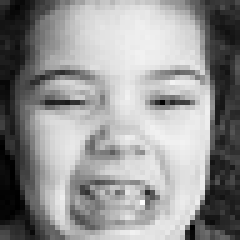
#> input picture dataSet/train/disgust/Training_15104479.jpg, 48 x 48 px (shown 5 times larger); its folder holds only this picture in this run
$ python digust_ganerate.py
#> lines starting #> are read from the running program, lines starting #| are printed output that depends on the picture
#> further down, img is the input picture: shape (48, 48); min 0, max 254, mean 147.6
import cv2
import os
import numpy as np


os.makedirs("dataSet/train/disgust_augmented", exist_ok=True)


def augment_image(img):
    augmented = []
    img = cv2.resize(img, (48, 48))

    augmented.append(cv2.flip(img, 1))

    augmented.append(cv2.GaussianBlur(img, (3, 3), 0))

    augmented.append(cv2.equalizeHist(img))
    bright = cv2.convertScaleAbs(img, alpha=1.2, beta=10)
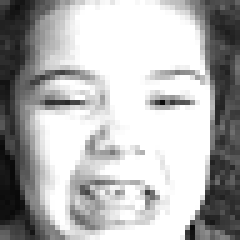
#> bright: shape (48, 48) (shown 5 times larger); min 10, max 255, mean 179.1
    augmented.append(bright)

    for angle in [20, -20]:
        M = cv2.getRotationMatrix2D((24, 24), angle, 1.0)
        rotated = cv2.warpAffine(img, M, (48, 48))
        augmented.append(rotated)
#> this loop made 2 passes
#> pass 1, in augment_image, `rotated = cv2.warpAffine(img, M, (48, 48))`:
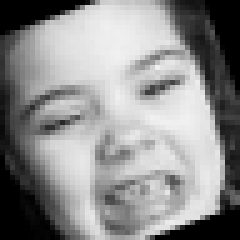
#> rotated: shape (48, 48) (shown 5 times larger); min 0, max 241, mean 140.9
#> pass 2, in augment_image, `rotated = cv2.warpAffine(img, M, (48, 48))`:
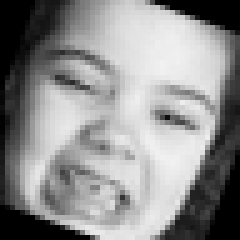
#> rotated: shape (48, 48) (shown 5 times larger); min 0, max 241, mean 141.1
#> after the loop, augmented = 6 items

    return augmented

img_count = 0

for fname in os.listdir("dataSet/train/disgust"):
    path = os.path.join("dataSet/train/disgust", fname)
    img = cv2.imread(path, cv2.IMREAD_GRAYSCALE)

    augmented_imgs = augment_image(img)
#> augmented_imgs = 6 items

    for i, aug in enumerate(augmented_imgs):
        save_path = os.path.join("dataSet/train/disgust_augmented", f"aug_{img_count}_{i}.png")
        cv2.imwrite(save_path, aug)
#> this loop made 6 passes
#> pass 1, `cv2.imwrite(save_path, aug)`:
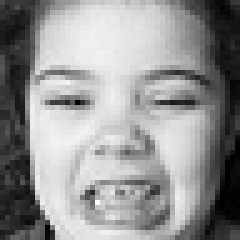
#> saved as aug_0_0.png: shape (48, 48) (shown 5 times larger); min 0, max 254, mean 147.6
#> pass 2, `cv2.imwrite(save_path, aug)`:
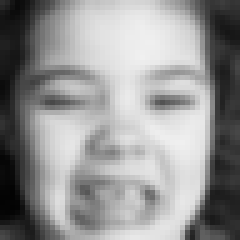
#> saved as aug_0_1.png: shape (48, 48) (shown 5 times larger); min 3, max 240, mean 147.7

    img_count += 1

print('accomplishment')

$ run again, on dataSet/train/disgust/Training_33869302.jpg
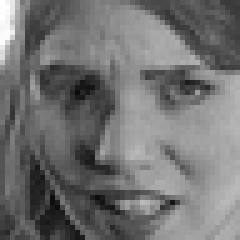
#> input picture dataSet/train/disgust/Training_33869302.jpg, 48 x 48 px (shown 5 times larger)
#> img is the input picture: shape (48, 48); min 11, max 255, mean 114
#> after the loop in augment_image, `for angle in [20, -20]:`: augmented = 6 items
#> the loop `for i, aug in enumerate(augmented_imgs):` made 6 passes
#> pass 1, `cv2.imwrite(save_path, aug)`:
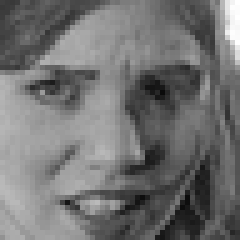
#> saved as aug_0_0.png: shape (48, 48) (shown 5 times larger); min 11, max 255, mean 114
#> pass 2, `cv2.imwrite(save_path, aug)`:
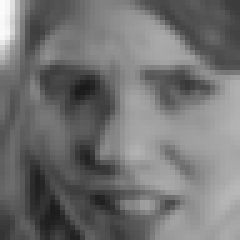
#> saved as aug_0_1.png: shape (48, 48) (shown 5 times larger); min 26, max 251, mean 114.1

$ run again, on dataSet/train/disgust/Training_41134076.jpg
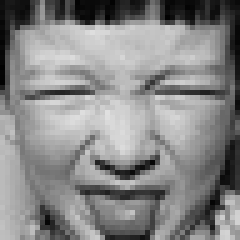
#> input picture dataSet/train/disgust/Training_41134076.jpg, 48 x 48 px (shown 5 times larger)
#> img is the input picture: shape (48, 48); min 1, max 224, mean 135.2
#> the loop in augment_image, `for angle in [20, -20]:` made 2 passes
#> pass 2, in augment_image, `rotated = cv2.warpAffine(img, M, (48, 48))`:
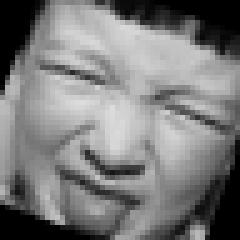
#> rotated: shape (48, 48) (shown 5 times larger); min 0, max 220, mean 122.8
#> after the loop in augment_image, `for angle in [20, -20]:`: augmented = 6 items
#> the loop `for i, aug in enumerate(augmented_imgs):` made 6 passes
#> pass 2, `cv2.imwrite(save_path, aug)`:
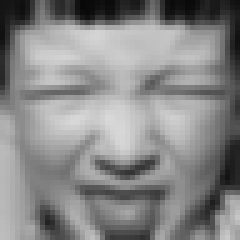
#> saved as aug_0_1.png: shape (48, 48) (shown 5 times larger); min 8, max 216, mean 135.4

$ run again, on dataSet/train/disgust/Training_97257456.jpg
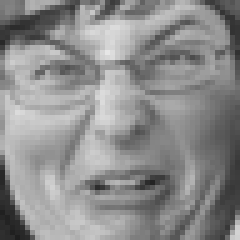
#> input picture dataSet/train/disgust/Training_97257456.jpg, 48 x 48 px (shown 5 times larger)
#> img is the input picture: shape (48, 48); min 30, max 230, mean 140.9
#> after the loop in augment_image, `for angle in [20, -20]:`: augmented = 6 items
#> the loop `for i, aug in enumerate(augmented_imgs):` made 6 passes
#> pass 1, `cv2.imwrite(save_path, aug)`:
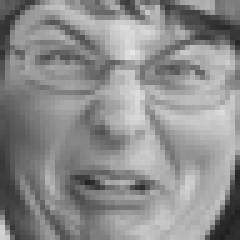
#> saved as aug_0_0.png: shape (48, 48) (shown 5 times larger); min 30, max 230, mean 140.9
#> pass 2, `cv2.imwrite(save_path, aug)`:
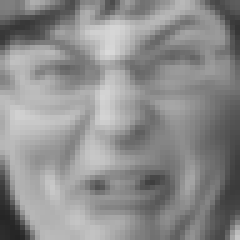
#> saved as aug_0_1.png: shape (48, 48) (shown 5 times larger); min 36, max 217, mean 141.1
